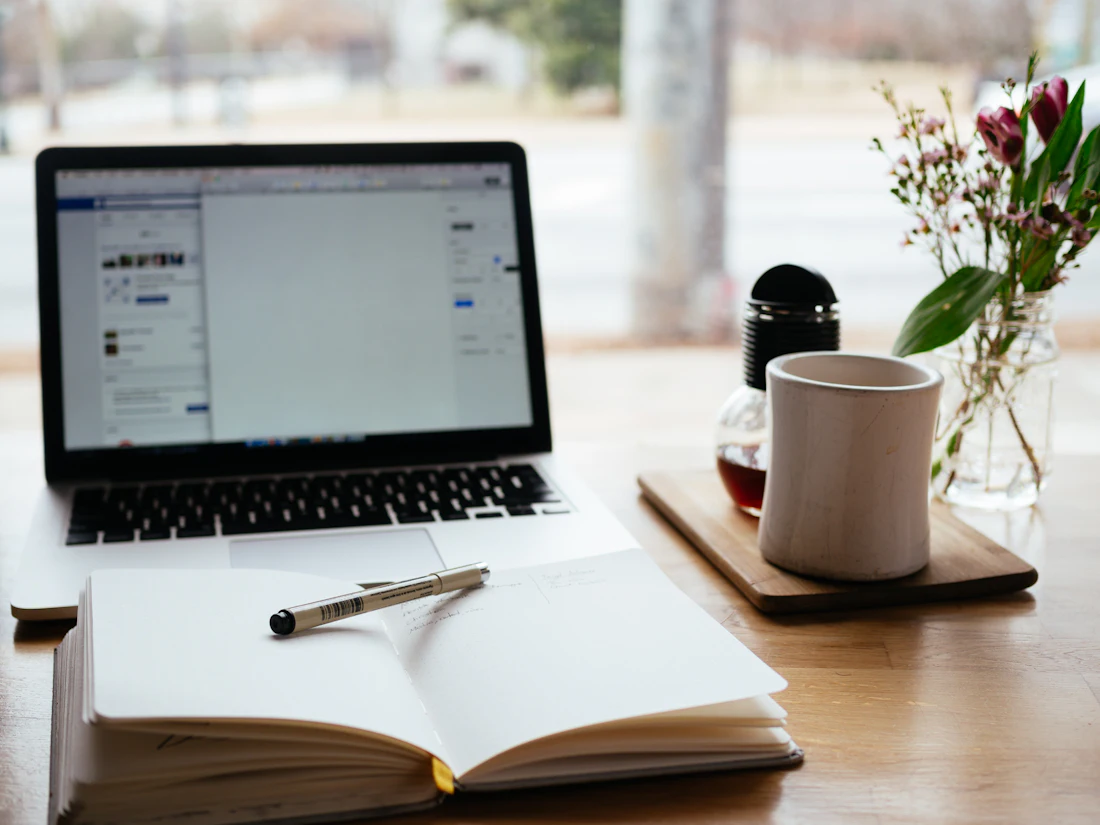
#> input picture stories/how-to-share-your-story/example.webp, 1100 x 825 px
$ python -i scene_aware_compositor.py   (imports and definitions only)
#> lines starting #> are read from the running program, lines starting #| are printed output that depends on the picture
#> further down, picture is the input picture: PIL image 1100x825 RGB; mean R, G, B 161.3, 158.9, 152.7
#!/usr/bin/env python3
"""
scene_aware_compositor.py — 场景感知合成引擎
=============================================
替代固定 scale 的 smart_composite，根据场景中的参照物几何关系自动计算产品大小，
并施加透视匹配、景深模拟、产品突出等后处理。

核心改进：
1. 参照物系统 → 每个场景模板定义已知尺寸的参照物
2. 像素尺度计算 → 根据参照物在画面中的预期比例反推 px/cm
3. 产品尺寸计算 → 真实物理尺寸 × px/cm → 像素尺寸
4. 透视匹配 → 根据场景视角对产品施加透视变换
5. 景深模拟 → 根据纵深位置施加高斯模糊
6. 产品突出 → 锐度/亮度/对比度增强

兼容：
- layout_engine.py 的 LayoutPlan
- ecommerce_suite_v2.py 的调用方式

Author: 素材工坊
"""

import math
import numpy as np
from dataclasses import dataclass, field
from typing import Optional, Dict, List, Tuple
from PIL import Image, ImageFilter, ImageEnhance
from scipy.ndimage import gaussian_filter


# ============================================================================
# §1 数据结构
# ============================================================================

@dataclass
class ReferenceObject:
    """
    参照物定义。

    每个参照物有已知的真实世界尺寸，以及在场景生成 prompt 中的预期位置比例。
    预期位置比例用于在没有实际检测能力时，根据 prompt 设计反推像素/厘米比。

    Attributes:
        name: 参照物名称（如 "牙刷"、"盆栽"）
        real_height_cm: 真实高度 (cm)
        real_width_cm: 真实宽度 (cm)
        prompt_desc: 在 AI prompt 中的描述（英文，用于生成场景时让 AI 画出参照物）
        expected_x_range: 在画面中预期的水平范围 (归一化 0~1)，如 (0.05, 0.15)
        expected_y_range: 在画面中预期的垂直范围 (归一化 0~1)
    """
    name: str
    real_height_cm: float
    real_width_cm: float
    prompt_desc: str
    expected_x_range: Tuple[float, float]
    expected_y_range: Tuple[float, float]


@dataclass
class SceneConfig:
    """
    场景模板的完整配置，包含参照物系统和视角参数。

    Attributes:
        name: 场景显示名
        base_prompt: 场景基础 prompt（不含参照物）
        view_angle: 视角类型 ("topdown", "slight_topdown", "flat", "eye_level")
        view_angle_deg: 视角倾斜角度（0=正俯视, 90=正平视）
        reference_objects: 参照物列表
        depth_layers: 纵深层次定义 {"foreground": (z_near, z_far), ...}
        ref_object_prompt_suffix: 拼接到 base_prompt 后的参照物描述
    """
    name: str
    base_prompt: str
    view_angle: str
    view_angle_deg: float  # 0=正俯视, 45=微俯, 90=平视
    reference_objects: List[ReferenceObject]
    depth_layers: Dict[str, Tuple[float, float]] = field(default_factory=dict)
    canvas_w: int = 1024
    canvas_h: int = 1024


@dataclass
class ProductSpec:
    """
    产品物理规格。

    Attributes:
        name: 产品名称
        height_cm: 真实高度 (cm)
        width_cm: 真实宽度 (cm)
        depth_cm: 真实深度 (cm)，用于圆柱形产品的直径
        shape: 形状描述 ("cylinder", "box", "irregular")
        primary_color: 主体颜色描述
    """
    name: str
    height_cm: float
    width_cm: float
    depth_cm: float = 0.0
    shape: str = "cylinder"
    primary_color: str = "dark gray"


@dataclass
class CompositeResult:
    """合成结果"""
    image: Image.Image
    product_bbox: Tuple[int, int, int, int]  # (x, y, w, h)
    pixel_per_cm: float                       # 像素/厘米比
    product_scale_ratio: float                # 产品占画布宽度比
    perspective_params: Optional[Dict] = None
    depth_blur_sigma: float = 0.0


# ============================================================================
# §2 场景模板配置 — 6个场景的参照物系统
# ============================================================================

# HDB1 剃须刀产品规格
HDB1_PRODUCT = ProductSpec(
    name="HDB1 剃须刀",
    height_cm=16.0,
    width_cm=6.0,
    depth_cm=6.0,
    shape="cylinder",
    primary_color="dark gray with gold top",
)


def _build_scene_configs() -> Dict[str, SceneConfig]:
    """
    构建6个场景模板的完整配置。

    每个场景的参照物选择原则：
    1. 参照物必须是该场景中「自然出现」的物品
    2. 参照物的真实尺寸必须是大众熟知的标准尺寸
    3. 参照物在画面中的位置要分散（最好在产品两侧），便于反推尺度
    """

    # ── 1. 极简白棚 ──
    minimalist = SceneConfig(
        name="极简白棚",
        base_prompt=(
            "flat lay top-down view, pure white seamless paper backdrop, "
            "soft even studio lighting, empty clean surface, "
            "product photography background, no text"
        ),
        view_angle="flat",
        view_angle_deg=10,  # 近乎正俯视，微倾斜
        reference_objects=[
            ReferenceObject(
                name="标准A4纸",
                real_height_cm=29.7,
                real_width_cm=21.0,
                prompt_desc="a white A4 sheet of paper placed at the left side",
                expected_x_range=(0.05, 0.30),
                expected_y_range=(0.20, 0.70),
            ),
            ReferenceObject(
                name="标准信用卡",
                real_height_cm=5.4,
                real_width_cm=8.6,
                prompt_desc="a standard credit card placed at the bottom right area",
                expected_x_range=(0.65, 0.82),
                expected_y_range=(0.72, 0.80),
            ),
        ],
        depth_layers={
            "foreground": (0.0, 0.3),
            "midground": (0.3, 0.7),
            "background": (0.7, 1.0),
        },
    )

    # ── 2. 俯视绿植桌面 ──
    topdown_greenery = SceneConfig(
        name="俯视绿植桌面",
        base_prompt=(
            "top-down view of a clean mint-green wooden desktop surface, "
            "flat lay style, soft daylight, minimalist, no text"
        ),
        view_angle="topdown",
        view_angle_deg=0,  # 正俯视
        reference_objects=[
            ReferenceObject(
                name="多肉盆栽(小)",
                real_height_cm=8.0,
                real_width_cm=8.0,
                prompt_desc="a small round potted succulent plant (8cm diameter pot) at the upper-left corner",
                expected_x_range=(0.02, 0.18),
                expected_y_range=(0.02, 0.18),
            ),
            ReferenceObject(
                name="多肉盆栽(小)",
                real_height_cm=8.0,
                real_width_cm=8.0,
                prompt_desc="another small round potted succulent plant (8cm diameter pot) at the lower-right corner",
                expected_x_range=(0.82, 0.98),
                expected_y_range=(0.82, 0.98),
            ),
            ReferenceObject(
                name="标准铅笔",
                real_height_cm=19.0,
                real_width_cm=0.7,
                prompt_desc="a standard pencil (19cm long) lying horizontally near the right edge",
                expected_x_range=(0.70, 0.95),
                expected_y_range=(0.40, 0.45),
            ),
        ],
        depth_layers={
            "foreground": (0.0, 0.3),
            "midground": (0.3, 0.7),
            "background": (0.7, 1.0),
        },
    )

    # ── 3. 暖色木纹桌面 ──
    warm_wood = SceneConfig(
        name="暖色木纹桌面",
        base_prompt=(
            "top-down view of a warm dark walnut wooden desk surface, "
            "natural wood grain texture, empty clean table, "
            "warm soft lighting, no text"
        ),
        view_angle="topdown",
        view_angle_deg=5,  # 近乎正俯视
        reference_objects=[
            ReferenceObject(
                name="标准咖啡杯",
                real_height_cm=10.0,
                real_width_cm=8.0,
                prompt_desc="a standard coffee cup (8cm diameter, 10cm tall) with saucer at the upper right area",
                expected_x_range=(0.72, 0.90),
                expected_y_range=(0.08, 0.25),
            ),
            ReferenceObject(
                name="标准钢笔",
                real_height_cm=14.0,
                real_width_cm=1.2,
                prompt_desc="a classic fountain pen (14cm long) lying diagonally at the lower left",
                expected_x_range=(0.08, 0.30),
                expected_y_range=(0.70, 0.85),
            ),
        ],
        depth_layers={
            "foreground": (0.0, 0.3),
            "midground": (0.3, 0.7),
            "background": (0.7, 1.0),
        },
    )

    # ── 4. 现代大理石 ──
    modern_marble = SceneConfig(
        name="现代大理石",
        base_prompt=(
            "top-down view of white marble countertop surface, "
            "subtle gray veining pattern, clean empty surface, "
            "bright even lighting, no text"
        ),
        view_angle="topdown",
        view_angle_deg=5,
        reference_objects=[
            ReferenceObject(
                name="大理石皂",
                real_height_cm=3.0,
                real_width_cm=9.0,
                prompt_desc="a rectangular soap bar (9cm x 6cm x 3cm) at the left side",
                expected_x_range=(0.04, 0.18),
                expected_y_range=(0.35, 0.50),
            ),
            ReferenceObject(
                name="标准化妆刷",
                real_height_cm=17.0,
                real_width_cm=1.5,
                prompt_desc="a makeup brush (17cm long) lying at the lower right area",
                expected_x_range=(0.68, 0.92),
                expected_y_range=(0.72, 0.85),
            ),
        ],
        depth_layers={
            "foreground": (0.0, 0.3),
            "midground": (0.3, 0.7),
            "background": (0.7, 1.0),
        },
    )

    # ── 5. 科技渐变 ──
    tech_gradient = SceneConfig(
        name="科技渐变",
        base_prompt=(
            "smooth dark gray to black gradient background, "
            "subtle radial blue light glow from center, "
            "sleek modern empty surface, no text"
        ),
        view_angle="flat",
        view_angle_deg=75,  # 接近平视，略带俯视
        reference_objects=[],  # 科技场景不放参照物，用产品本身和光影做尺度
        depth_layers={
            "foreground": (0.0, 0.4),
            "midground": (0.4, 0.7),
            "background": (0.7, 1.0),
        },
    )

    # ── 6. 生活浴室场景 ──
    lifestyle_bathroom = SceneConfig(
        name="生活浴室场景",
        base_prompt=(
            "top-down view of a clean white bathroom countertop, "
            "bright natural daylight, no text"
        ),
        view_angle="slight_topdown",
        view_angle_deg=25,  # 微俯视，能看到台面纵深
        reference_objects=[
            ReferenceObject(
                name="标准牙刷",
                real_height_cm=17.0,
                real_width_cm=2.0,
                prompt_desc="a standard toothbrush (17cm long) placed vertically on the left side",
                expected_x_range=(0.08, 0.14),
                expected_y_range=(0.20, 0.65),
            ),
            ReferenceObject(
                name="折叠毛巾",
                real_height_cm=3.0,
                real_width_cm=25.0,
                prompt_desc="a folded small towel (25cm x 15cm, 3cm thick) at the right side",
                expected_x_range=(0.72, 0.95),
                expected_y_range=(0.15, 0.40),
            ),
            ReferenceObject(
                name="小盆栽",
                real_height_cm=12.0,
                real_width_cm=10.0,
                prompt_desc="a small green potted plant (10cm pot, 12cm total height) at the upper right corner",
                expected_x_range=(0.78, 0.96),
                expected_y_range=(0.02, 0.20),
            ),
        ],
        depth_layers={
            "foreground": (0.0, 0.3),
            "midground": (0.3, 0.7),
            "background": (0.7, 1.0),
        },
    )

    return {
        "minimalist": minimalist,
        "topdown_greenery": topdown_greenery,
        "warm_wood": warm_wood,
        "modern_marble": modern_marble,
        "tech_gradient": tech_gradient,
        "lifestyle_bathroom": lifestyle_bathroom,
    }


# 全局场景配置注册表
SCENE_CONFIGS: Dict[str, SceneConfig] = _build_scene_configs()


# ============================================================================
# §3 像素尺度计算器
# ============================================================================

class PixelScaleCalculator:
    """
    根据参照物的预期像素范围计算 像素/厘米 比率。

    数学原理：
    ─────────
    已知参照物 A 的真实宽度 W_real (cm)，以及它在画面中预期占据的
    水平范围 [x1_ratio, x2_ratio]（归一化 0~1），则：

        W_pixel = (x2_ratio - x1_ratio) × canvas_width   ... (1)

    像素/厘米比 = W_pixel / W_real                        ... (2)

    当有多个参照物时，取加权平均。权重基于参照物在画面中的
    「可信度」——尺寸越大的参照物，预期位置越精确，权重越高。

    对于有实际参照物检测结果（bbox）的场景，也可以直接传入
    检测到的像素尺寸来计算。
    """

    def __init__(self, canvas_w: int, canvas_h: int):
        self.canvas_w = canvas_w
        self.canvas_h = canvas_h

    # [78 lines left out: functions estimate_from_expected_positions, estimate_from_detected_bboxes, not called in this run]


# ============================================================================
# §4 透视匹配器
# ============================================================================

class PerspectiveMatcher:
    """
    根据场景视角对产品图像施加透视变换，使其与场景的透视一致。

    数学原理：
    ─────────
    透视变换通过 3×3 单应性矩阵 H 实现：
        [x']       [h11 h12 h13] [x]
        [y'] = λ × [h21 h22 h23] [y]
        [w']       [h31 h32 h33] [1]

    对于俯视场景（view_angle_deg ≈ 0°~20°）：
    - 产品顶部（远离观察者）应比底部略窄
    - 收缩量 = tan(view_angle) × product_height / 2

    实现方式：通过 PIL 的 transform 方法 + 四点映射，
    定义输入/输出的四角对应关系来构造单应性矩阵。
    """

    # [98 lines left out: functions apply_perspective, _find_perspective_coeffs, not called in this run]


# ============================================================================
# §5 景深模拟器
# ============================================================================

class DepthOfFieldSimulator:
    """
    根据产品在场景中的纵深位置施加高斯模糊。

    数学原理：
    ─────────
    景深（DOF）模拟的核心是：离焦程度与物距的偏差成正比。

        blur_sigma = k × |z_product - z_focus|

    其中：
    - z_product: 产品所在纵深位置（归一化 0~1）
    - z_focus: 焦点位置（通常=产品位置，所以产品自身清晰）
    - k: 模糊系数，控制模糊强度

    实际实现中：
    - 前景 (z < 0.3): sigma = 0~0.5 (几乎清晰)
    - 中景 (0.3 ≤ z < 0.7): sigma = 0.5~1.5 (轻微模糊)
    - 远景 (z ≥ 0.7): sigma = 1.5~3.0 (明显模糊)

    但产品本身应该是焦点，所以产品的 sigma 很低，
    而场景背景根据纵深有不同的模糊程度（已在场景生成时体现）。
    这里主要处理产品本身的轻微景深效果。
    """

    # 纵深层次 → 模糊 sigma 映射
    LAYER_BLUR_MAP = {
        "foreground": 0.0,   # 前景清晰
        "midground": 0.3,    # 中景轻微模糊
        "background": 0.8,   # 远景模糊
    }

    # [31 lines left out: function apply_dof, not called in this run]


# ============================================================================
# §6 产品突出处理器
# ============================================================================

class ProductEmphasis:
    """
    增强产品的视觉突出感，使其从场景中「跳出来」。

    策略：
    1. 轻微亮度提升 (+3~5%)
    2. 轻微对比度增强 (+5~10%)
    3. 轻微锐度增强 (+10~20%)

    数学原理：
    ─────────
    - 亮度: pixel_out = pixel_in × (1 + brightness_factor)
    - 对比度: pixel_out = 128 + (pixel_in - 128) × (1 + contrast_factor)
    - 锐度: USM 锐化 = original + amount × (original - blurred)

    注意：所有增强都是轻微的，避免过度导致失真。
    """

    @staticmethod
    def emphasize(
        product_img: Image.Image,
        brightness: float = 1.04,
        contrast: float = 1.08,
        sharpness: float = 1.15,
    ) -> Image.Image:
        """
        产品突出处理。

        Args:
            product_img: 产品图像
            brightness: 亮度因子（1.0=不变, >1.0=变亮）
            contrast: 对比度因子
            sharpness: 锐度因子

        Returns:
            增强后的图像
        """
#> called with brightness = 1.04, contrast = 1.08, sharpness = 1.15
        if product_img.mode != "RGBA":
            product_img = product_img.convert("RGBA")

        r, g, b, a = product_img.split()
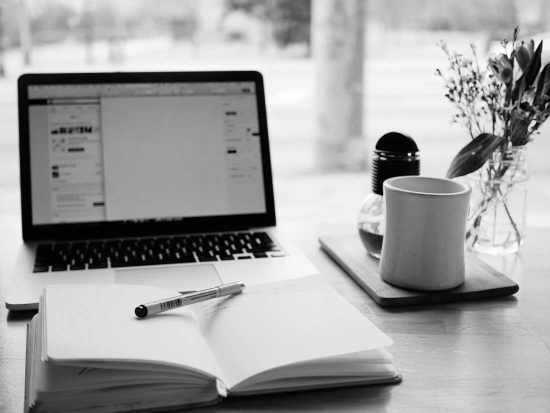
#> r: PIL image 1100x825 L (shown at 1/2 size); min 0, max 255, mean 161.3
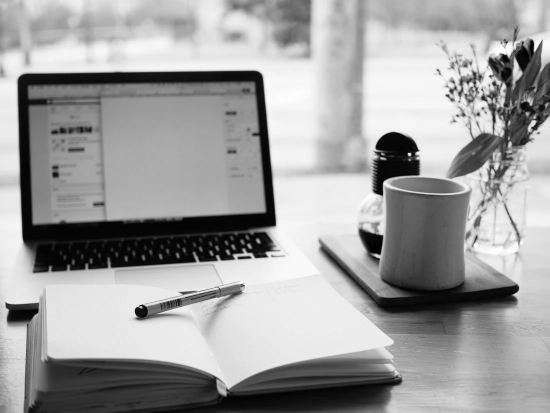
#> g: PIL image 1100x825 L (shown at 1/2 size); min 0, max 255, mean 158.9
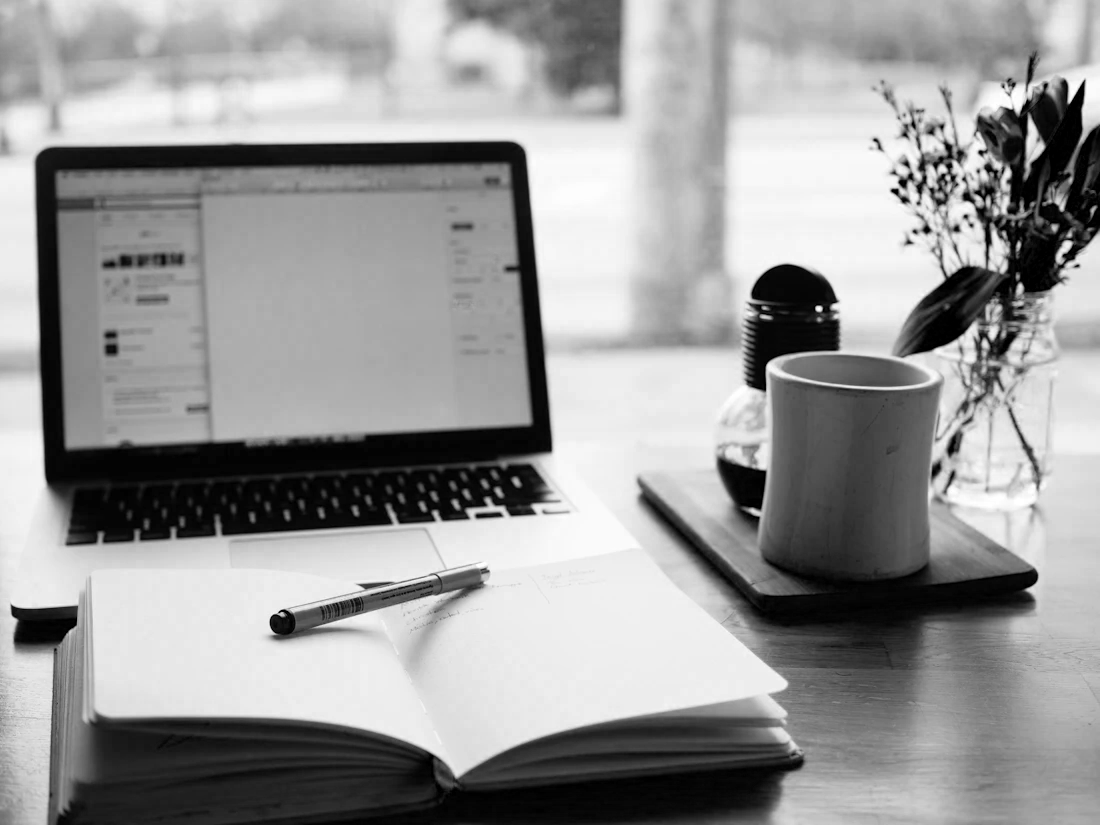
#> b: PIL image 1100x825 L; min 0, max 255, mean 152.7
#> a: PIL image 1100x825 L; every value is 255
        rgb = Image.merge("RGB", (r, g, b))

        # 亮度增强
        enhancer = ImageEnhance.Brightness(rgb)
        rgb = enhancer.enhance(brightness)

        # 对比度增强
        enhancer = ImageEnhance.Contrast(rgb)
        rgb = enhancer.enhance(contrast)

        # 锐度增强
        enhancer = ImageEnhance.Sharpness(rgb)
        rgb = enhancer.enhance(sharpness)

        return Image.merge("RGBA", (*rgb.split(), a))


# ============================================================================
# §7 场景感知合成器（主类）
# ============================================================================

class SceneAwareCompositor:
    """
    场景感知合成器 — 替代固定 scale 的 smart_composite。

    核心流程：
    1. 根据场景配置中的参照物计算像素/厘米比
    2. 根据产品真实尺寸和像素/厘米比计算产品像素尺寸
    3. 根据纵深层次调整产品大小（前景略大，远景略小）
    4. 对产品施加透视变换
    5. 使用高斯模糊混合将产品融入场景
    6. 施加景深模糊
    7. 产品突出处理

    使用示例：
        compositor = SceneAwareCompositor()
        result = compositor.composite(
            scene_image=scene_img,
            product_image=product_img,
            scene_type="lifestyle_bathroom",
            product_spec=HDB1_PRODUCT,
            position=(0.5, 0.45),
        )
    """

    # [637 lines left out: functions __init__, composite, _remove_white_bg, _alpha_blend_composite, generate_scene_prompt_with_refs, calculate_product_scale and 4 more, not called in this run]


# [2 lines not run here, left out]

>>> from PIL import Image
>>> picture = Image.open('../../../../../stories/how-to-share-your-story/example.webp')
>>> result = ProductEmphasis().emphasize(picture)
